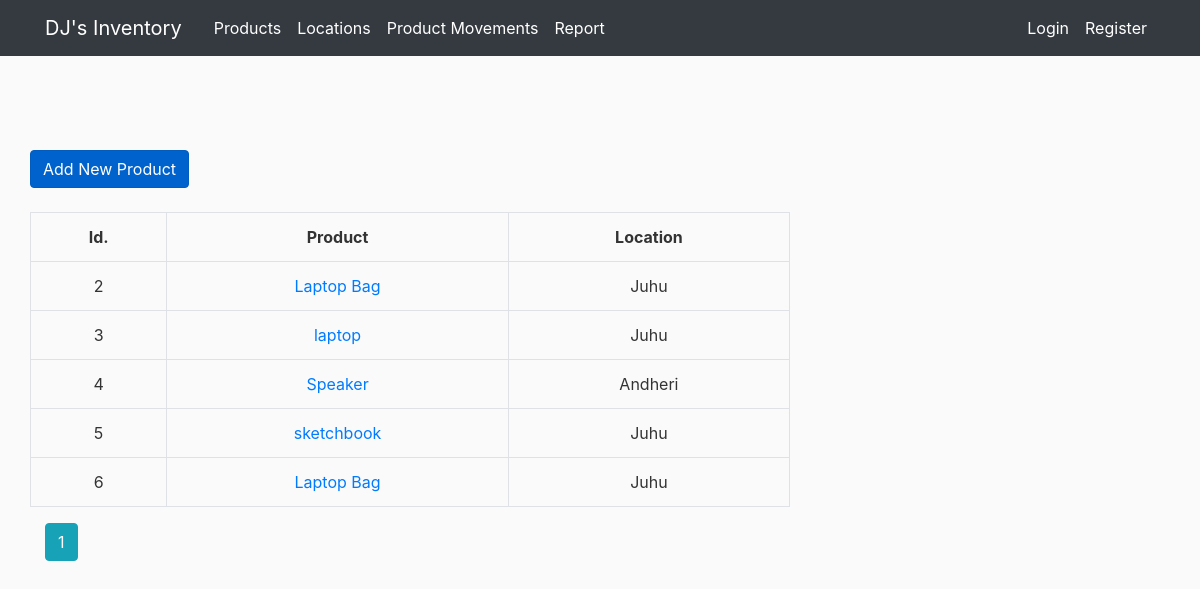
/products, run on an earlier commit of the app's database.
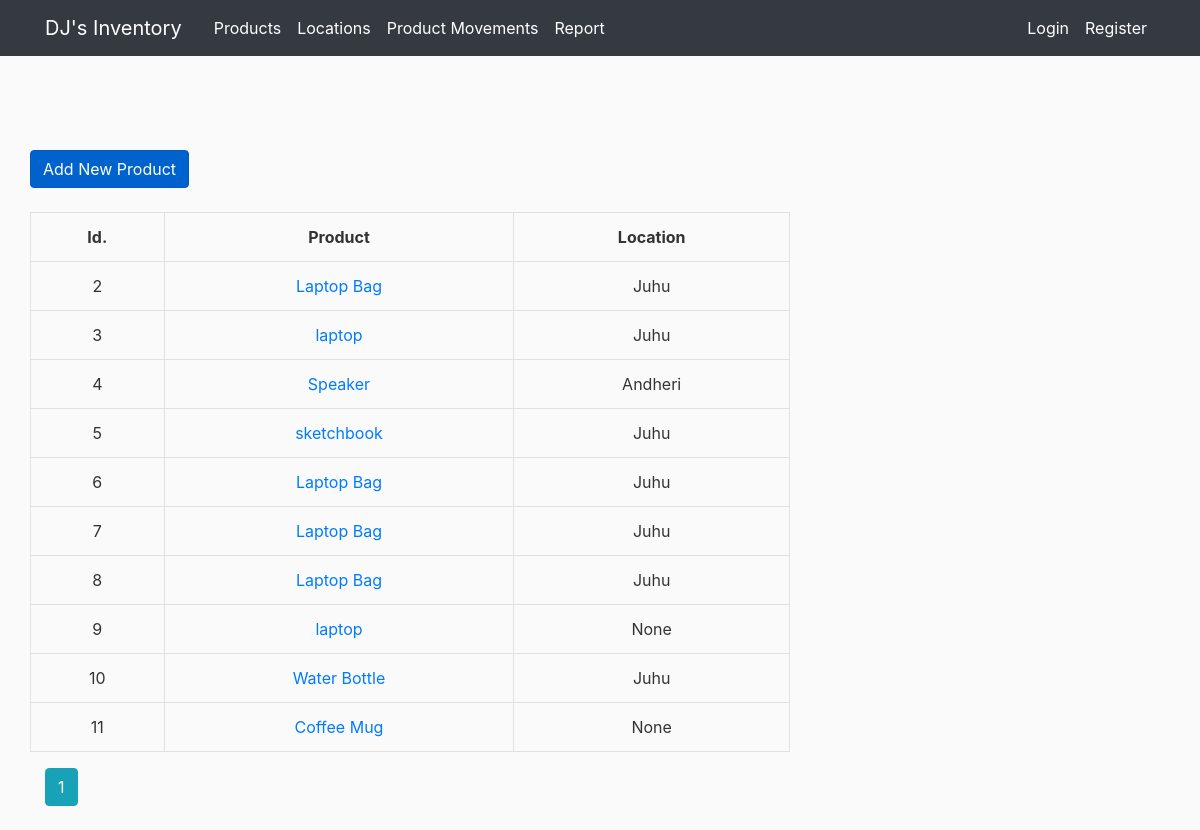
And on a later commit of the database.
### inventory/models.py (models this page shows, shortened)
class Product(db.Model):
    product_id = db.Column(db.Integer, primary_key=True)
    name = db.Column(db.String(20), nullable=False)
    movements = db.relationship("Movement", backref='product')
    location_id = db.Column(db.Integer, db.ForeignKey('location.location_id'))
    user_id = db.Column(db.Integer, db.ForeignKey('user.id'), nullable=False)

class Location(db.Model):
    location_id = db.Column(db.Integer, primary_key=True)
    name = db.Column(db.String(20), unique=True, nullable=False)
    address = db.Column(db.Text, nullable=False)
    products = db.relationship("Product", backref='warehouse')
    user_id = db.Column(db.Integer, db.ForeignKey('user.id'), nullable=False)
    def __repr__(self):
        return self.name

### inventory/products/routes.py (the view)
@products.route("/products")
def list_products():
    page = request.args.get('page', 1, type=int)
    products = Product.query.paginate(page=page, per_page=10)
    return render_template('products.html', products=products, title='Products')

### inventory/templates/products.html (shortened to what this page needs)
{% extends "layout.html" %}
{% block content %}
<section>
  <div class="row">
    <a href="{{ url_for('products.new_product') }}" class="btn btn-primary btn-md active mb-4" role="button"
      aria-pressed="true">Add New Product</a><br>
    <table class="table table-hover table-bordered text-center">
      <tr class="text-center">
        <th>Id.</th>
        <th>Product</th>
        <th>Location</th>
      </tr>
      {% for product in products.items %}
      <tr>
        <td>{{ product.product_id }}</td>
        <td>
          <a href="{{ url_for('products.product', product_id = product.product_id)}}">{{ product.name }}</a>
        </td>
        <td>
          {{ product.warehouse }}
        </td>
      </tr>
      {% endfor %}
    </table>
  </div>
</section>
{% for page_num in products.iter_pages(left_edge = 1, right_edge=1, left_current=1, right_current=2) %}
{% if page_num %}
{% if products.page == page_num %}
<a class="btn btn-info mb-4" href="{{ url_for('products.list_products', page=page_num )}}">{{ page_num }}</a>
{% else %}
<a class="btn btn-outline-info mb-4" href="{{ url_for('products.list_products', page=page_num )}}">{{ page_num }}</a>
{% endif %}
{% else %}
...
{% endif %}
{% endfor %}
{% endblock content %}

What changed in the data, as far as the page shows it:
added Product: product_id "7", name "Laptop Bag", warehouse "Juhu"
added Product: product_id "8", name "Laptop Bag", warehouse "Juhu"
added Product: product_id "9", name "laptop", warehouse "None"
added Product: product_id "10", name "Water Bottle", warehouse "Juhu"
added Product: product_id "11", name "Coffee Mug", warehouse "None"
